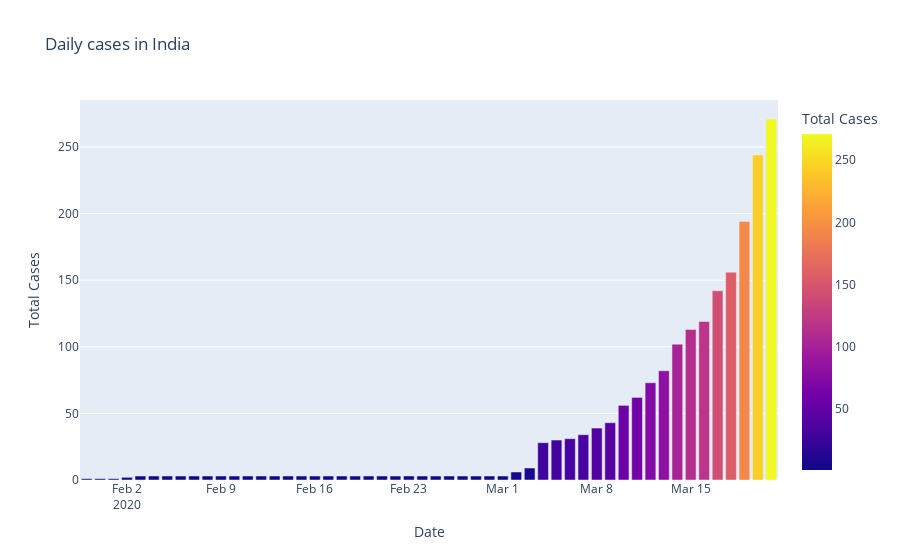

This figure's notebook cell:
### Code cell
fig=px.bar(dbindia,x='Date',y='Total Cases',color='Total Cases',title='Daily cases in India')
fig.show()

### Figure 1 — Plotly figure (JSON) as saved in the notebook; plotly's stock layout.template omitted (floating-point values rounded to 4 significant figures)
{"data": [{"alignmentgroup": "True", "hovertemplate": "Date=%{x}<br>Total Cases=%{marker.color}<extra></extra>", "legendgroup": "", "marker": {"color": [1, 1, 1, 2, 3, 3, 3, 3, 3, 3, 3, 3, 3, 3, 3, 3, 3, 3, 3, 3, 3, 3, 3, 3, 3, 3, 3, 3, 3, 3, 3, 3, 6, 9, 28, 30, 31, 34, 39, 43, 56, 62, 73, 82, 102, 113, 119, 142, 156, 194, 244, 271], "coloraxis": "coloraxis", "pattern": {"shape": ""}}, "name": "", "offsetgroup": "", "orientation": "v", "showlegend": false, "textposition": "auto", "type": "bar", "x": ["2020-01-30T00:00:00", "2020-01-31T00:00:00", "2020-02-01T00:00:00", "2020-02-02T00:00:00", "2020-02-03T00:00:00", "2020-02-04T00:00:00", "2020-02-05T00:00:00", "2020-02-06T00:00:00", "2020-02-07T00:00:00", "2020-02-08T00:00:00", "2020-02-09T00:00:00", "2020-02-10T00:00:00", "2020-02-11T00:00:00", "2020-02-12T00:00:00", "2020-02-13T00:00:00", "2020-02-14T00:00:00", "2020-02-15T00:00:00", "2020-02-16T00:00:00", "2020-02-17T00:00:00", "2020-02-18T00:00:00", "2020-02-19T00:00:00", "2020-02-20T00:00:00", "2020-02-21T00:00:00", "2020-02-22T00:00:00", "2020-02-23T00:00:00", "2020-02-24T00:00:00", "2020-02-25T00:00:00", "2020-02-26T00:00:00", "2020-02-27T00:00:00", "2020-02-28T00:00:00", "2020-02-29T00:00:00", "2020-03-01T00:00:00", "2020-03-02T00:00:00", "2020-03-03T00:00:00", "2020-03-04T00:00:00", "2020-03-05T00:00:00", "2020-03-06T00:00:00", "2020-03-07T00:00:00", "2020-03-08T00:00:00", "2020-03-09T00:00:00", "2020-03-10T00:00:00", "2020-03-11T00:00:00", "2020-03-12T00:00:00", "2020-03-13T00:00:00", "2020-03-14T00:00:00", "2020-03-15T00:00:00", "2020-03-16T00:00:00", "2020-03-17T00:00:00", "2020-03-18T00:00:00", "2020-03-19T00:00:00", "2020-03-20T00:00:00", "2020-03-21T00:00:00"], "xaxis": "x", "y": [1, 1, 1, 2, 3, 3, 3, 3, 3, 3, 3, 3, 3, 3, 3, 3, 3, 3, 3, 3, 3, 3, 3, 3, 3, 3, 3, 3, 3, 3, 3, 3, 6, 9, 28, 30, 31, 34, 39, 43, 56, 62, 73, 82, 102, 113, 119, 142, 156, 194, 244, 271], "yaxis": "y"}], "layout": {"barmode": "relative", "coloraxis": {"colorbar": {"title": {"text": "Total Cases"}}, "colorscale": [[0, "#0d0887"], [0.1111, "#46039f"], [0.2222, "#7201a8"], [0.3333, "#9c179e"], [0.4444, "#bd3786"], [0.5556, "#d8576b"], [0.6667, "#ed7953"], [0.7778, "#fb9f3a"], [0.8889, "#fdca26"], [1, "#f0f921"]]}, "legend": {"tracegroupgap": 0}, "title": {"text": "Daily cases in India"}, "xaxis": {"anchor": "y", "domain": [0, 1], "title": {"text": "Date"}}, "yaxis": {"anchor": "x", "domain": [0, 1], "title": {"text": "Total Cases"}}}}
